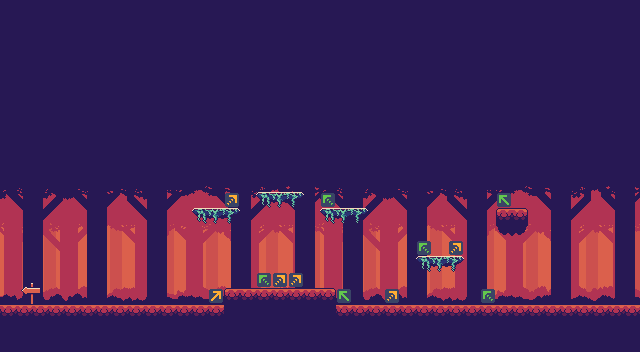

The image is a tile-based game level rendered from a .tmx file. Its description and source (layers, tilesets, objects; grid data summarised) follow:
An orthogonal 40x22 tile map with 16x16 px tiles, 8 tile layers (sky, treeline_3, treeline_2, treeline_1, ...), 5 tilesets and 5 objects (2x shrine, 2x player-spawn, balloons).

<map version="1.5" tiledversion="1.7.2" orientation="orthogonal" renderorder="right-down" width="40" height="22" tilewidth="16" tileheight="16" infinite="0" nextlayerid="12" nextobjectid="16">
 <editorsettings>
  <export target="level_woods.json" format="json" />
 </editorsettings>
 <tileset firstgid="1" name="Control" tilewidth="16" tileheight="16" tilecount="4" columns="4">
  <image source="../sprites/tileset/control.png" width="64" height="16" />
 </tileset>
 <tileset firstgid="5" source="tilesets/level.tsx" />
 <tileset firstgid="665" name="treeline_3" tilewidth="16" tileheight="16" tilecount="200" columns="20">
  <image source="../sprites/parallax/trees_background.png" width="320" height="175" />
 </tileset>
 <tileset firstgid="865" name="treeline_2" tilewidth="16" tileheight="16" tilecount="200" columns="20">
  <image source="../sprites/parallax/trees_midground.png" width="320" height="160" />
 </tileset>
 <tileset firstgid="1065" name="treeline_1" tilewidth="16" tileheight="16" tilecount="200" columns="20">
  <image source="../sprites/parallax/trees_foreground.png" width="320" height="160" />
 </tileset>
 <layer id="7" name="sky" width="40" height="22">
  <data>[880 cells, 872 non-empty, 1 distinct tile ids]</data>
 </layer>
 <layer id="8" name="treeline_3" width="40" height="22">
  <data>[880 cells, 400 non-empty, 200 distinct tile ids]</data>
 </layer>
 <layer id="9" name="treeline_2" width="40" height="22">
  <data>[880 cells, 400 non-empty, 200 distinct tile ids]</data>
 </layer>
 <layer id="10" name="treeline_1" width="40" height="22">
  <data>[880 cells, 760 non-empty, 200 distinct tile ids]</data>
 </layer>
 <layer id="3" name="jumps" width="40" height="22">
  <data>[880 cells, 14 non-empty, 4 distinct tile ids]</data>
 </layer>
 <layer id="11" name="background2" width="40" height="22">
  <data>[880 cells, 0 non-empty, 0 distinct tile ids]</data>
 </layer>
 <layer id="4" name="background1" width="40" height="22">
  <data>[880 cells, 6 non-empty, 6 distinct tile ids]</data>
 </layer>
 <objectgroup id="6" name="objects">
  <object id="10" type="shrine" x="496" y="176" width="32" height="32">
   <properties>
    <property name="start" type="bool" value="false" />
   </properties>
  </object>
  <object id="12" name="start" type="player-spawn" x="16" y="304">
   <properties>
    <property name="start" type="bool" value="true" />
   </properties>
   <point />
  </object>
  <object id="13" name="end" type="player-spawn" x="624" y="304">
   <properties>
    <property name="start" type="bool" value="false" />
   </properties>
   <point />
  </object>
  <object id="14" type="balloons" x="576" y="256" width="32" height="48" />
  <object id="15" type="shrine" x="256" y="160" width="32" height="32">
   <properties>
    <property name="start" type="bool" value="true" />
   </properties>
  </object>
 </objectgroup>
 <layer id="1" name="level" width="40" height="22">
  <data>[880 cells, 143 non-empty, 9 distinct tile ids]</data>
 </layer>
</map>
